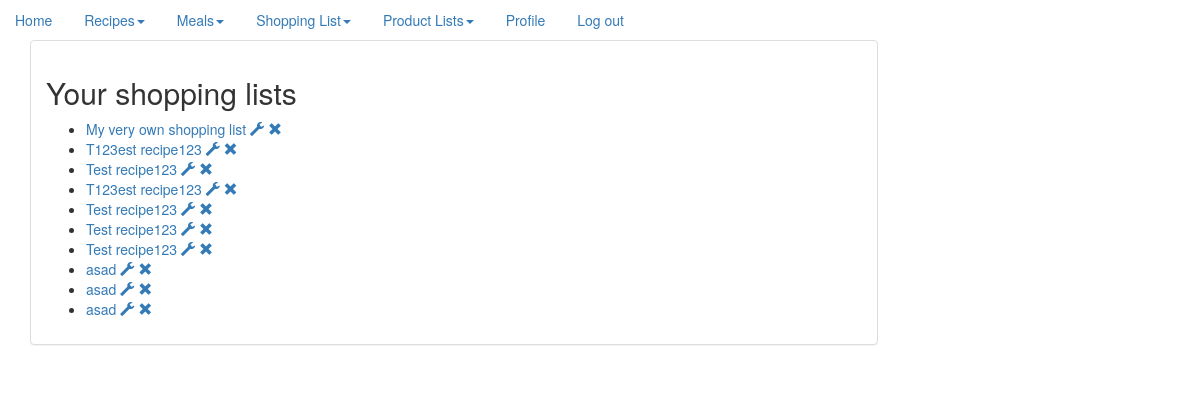
/shopping_lists/ (signed in), run on an earlier commit of the app's database.
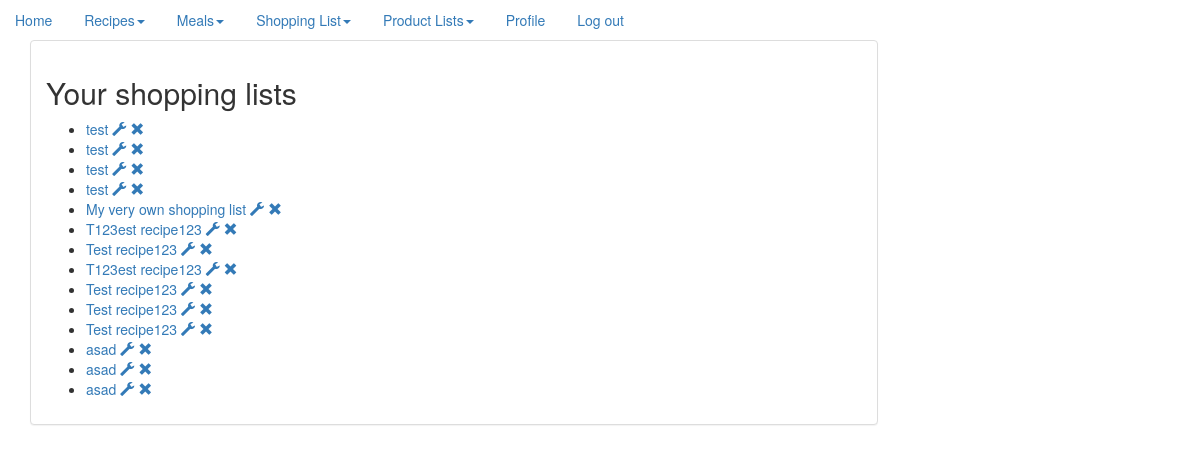
And on a later commit of the database.
### recipe/models.py (models this page shows)
class ShoppingList(models.Model):
    name = models.CharField(max_length=200)
    user = models.ForeignKey(User, on_delete=models.CASCADE)
    items = models.ManyToManyField(Ingredient)
    card = models.CharField(max_length=1024, blank=True)
    class Meta:
        ordering = ["-id"]
    def __str__(self):
        return self.name

### website/views.py (the view)
# urls.py: url(r'^shopping_lists/', ShowShoppingLists.as_view()),
class ShowShoppingLists(LoginRequiredMixin, ListView):
    context_object_name = 'shopping_list'
    queryset = ShoppingList.objects.all()
    def get_context_data(self, **kwargs):
        queryset = ShoppingList.objects.filter(user=self.request.user)
        context = {
            'paginator': None,
            'page_obj': None,
            'is_paginated': False,
            'object_list': queryset,
        }
        context.update(kwargs)
        return context

### templates/recipe/shoppinglist_list.html
{% extends "base.html" %}
{% block content %}
    <h2>Your shopping lists</h2>
    <ul>
        {% for shopping_list in object_list %}
            <li><a href="/shopping_list/{{ shopping_list.id }}">{{ shopping_list }}</a>
                <a href="/edit_shopping_list/{{ shopping_list.id }}"><span class="glyphicon glyphicon glyphicon-wrench"
                                                                           aria-hidden="true"></span></a>
                <a href="/delete_shopping_list/{{ shopping_list.id }}"><span
                        class="glyphicon glyphicon glyphicon-remove"
                        aria-hidden="true"></span></a>
            </li>
        {% endfor %}
    </ul>
{% endblock %}

What changed in the data, as far as the page shows it:
added ShoppingList: name "test"
added ShoppingList: name "test"
added ShoppingList: name "test"
added ShoppingList: name "test"
